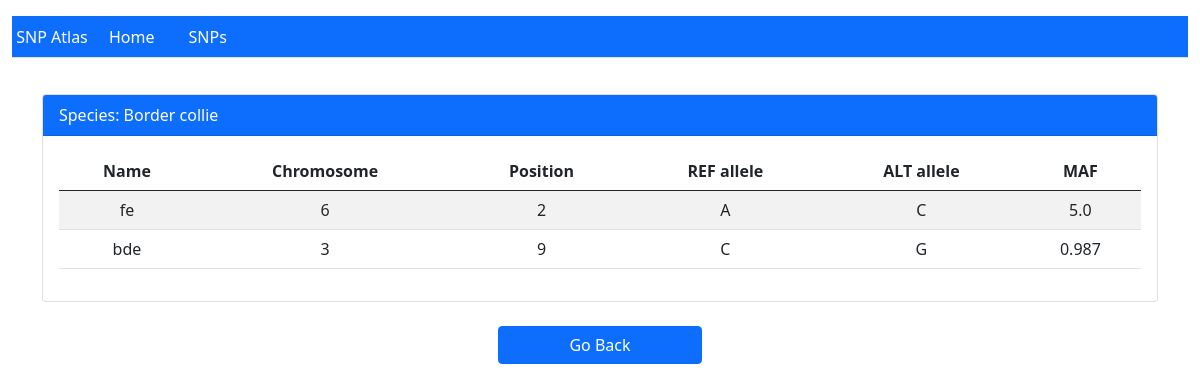
The app's page /snp/species/2 with its own data.
### snp/models.py (models this page shows)
class Species(models.Model):
    name = models.CharField(max_length=100, unique=True, null=False, blank=False)
    ref_genome = models.CharField(max_length=200, unique=True, null=False, blank=False)
    img_src = models.ImageField(upload_to="media")
    class Meta:
        db_table = "gallery"

class SNP(models.Model):
    snp_name = models.CharField(max_length=50, unique=True, null=False, blank=False)
    chromosome = models.IntegerField(null=True, blank=True)
    coordinate = models.IntegerField(null=True, blank=True)
    class Nucleotides(models.TextChoices):
        A = 'A'
        C = 'C'
        G = 'G'
        T = 'T'
    ref_allele = models.CharField(max_length=1, null=True, blank=True, choices=Nucleotides.choices)
    alter_allele = models.CharField(max_length=1, null=True, blank=True, choices=Nucleotides.choices)
    MAF = models.FloatField(default=0.0)
    species = models.ForeignKey(Species, on_delete=models.CASCADE, default='')
    class Meta:
        unique_together = [["chromosome", "coordinate", "alter_allele"]]

### snp/views.py (the view)
# urls.py: path("species/<int:id>", views.species_details, name="species_details"),
def species_details(request, id):
    template = loader.get_template("snp/species_details.html")
    name = Species.objects.filter(id=id)[0].name
    context = {
        'name': name,
        'snps': SNP.objects.filter(species=id)
    }
    return HttpResponse(template.render(context, request))

### snp/templates/snp/species_details.html
{% extends "snp/base.html" %}
{% block content %}
{% load static %}
<div class="container">
<div class="row align-items-center justify-content-center">
<div class="col-lg-12 mb-4">
<div class="card">
<div class="card-header navbar-light bg-primary text-white">
    Species: {{name}}
</div>
<div class="card-body">
    <table class="table table-striped table-hover text-center">
    <thead>
    <tr>
        <th scope="col">Name</th>
        <th scope="col">Chromosome</th>
        <th scope="col">Position</th>
        <th scope="col">REF allele</th>
        <th scope="col">ALT allele</th>
        <th scope="col">MAF</th>
    </tr>
    </thead>
    <tbody>
        {% for sample in snps %}
        <tr>
        <td>{{sample.snp_name}}</td>
        <td>{{sample.chromosome}}</td>
        <td>{{sample.coordinate}}</td>
        <td>{{sample.ref_allele}}</td>
        <td>{{sample.alter_allele}}</td>
        <td>{{sample.MAF}}</td>
        </tr>
        {% endfor %}
    </tbody>
    </table>
</div>
</div>
</div>
</div>
</div>
<div class="row align-items-center justify-content-center">
  <a class="btn btn-primary btn col-2" href="{% url 'index' %}?page=1">Go Back</a>
</div>
{% endblock %}

### snp/templates/snp/base.html (style rules this page uses)
.card { margin-top: 20px; }

### records on screen
Species: name "Border collie"
SNP: snp_name "fe", chromosome "6", coordinate "2", ref_allele "A", alter_allele "C", MAF "5.0"
SNP: snp_name "bde", chromosome "3", coordinate "9", ref_allele "C", alter_allele "G", MAF "0.987"
